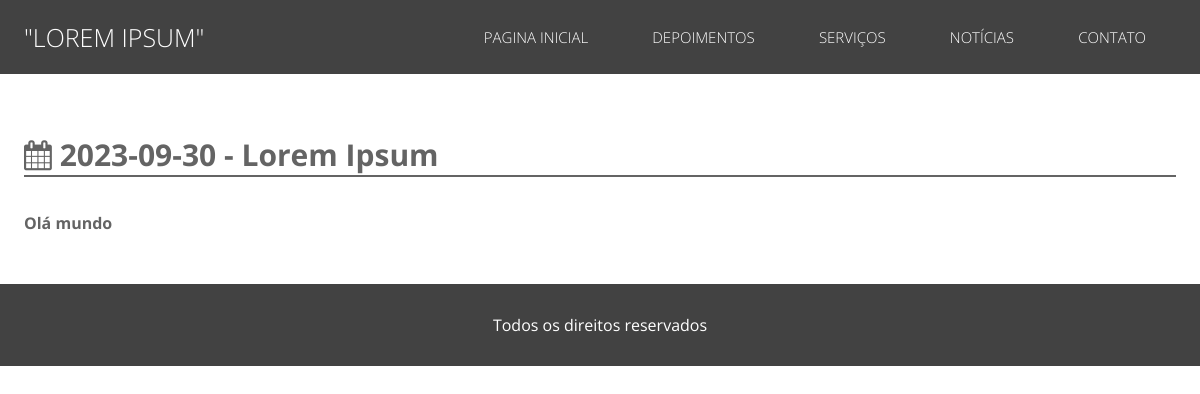
Page /noticias/Lorem Ipsum/lorem-ipsum on the committed database.
### classes/MySql.php (called while the page is built)
<?php
	class MySql{
		private static $pdo;
		public static function conectar(){
			if(self::$pdo == null){
				try{
				self::$pdo = new PDO('mysql:host='.HOST.';dbname='.DATABASE,USER,PASSWORD,array(PDO::MYSQL_ATTR_INIT_COMMAND => "SET NAMES utf8"));
				self::$pdo->setAttribute(PDO::ATTR_ERRMODE,PDO::ERRMODE_EXCEPTION);
				}catch(Exception $e){
					echo '<h2>Erro ao conectar</h2>';
				}
			}
			return self::$pdo;
		}
	}
?>

### index.php (the view, shortened to what this page needs)
<!DOCTYPE html>
<html>
<head>
	<link rel="stylesheet" href="<?php echo INCLUDE_PATH; ?>estilo/font-awesome.min.css">
	<link href="<?php echo INCLUDE_PATH; ?>estilo/style.css" rel="stylesheet" />
</head>
<body>
	<?php
		$url = isset($_GET['url']) ? $_GET['url'] : 'home';
	?>
	<header>
		<div class="center">
			<div class="logo left"><a href="<?php echo INCLUDE_PATH; ?>">"Lorem Ipsum"</a></div>
			<nav class="desktop right">
				<ul>
					<li><a title="Home" href="<?php echo INCLUDE_PATH; ?>">Pagina Inicial</a></li>
					<li><a title="Depoimentos" href="<?php echo INCLUDE_PATH; ?>depoimentos">Depoimentos</a></li>
					<li><a title="Serviços" href="<?php echo INCLUDE_PATH; ?>servicos">Serviços</a></li>
					<li><a href="<?php echo INCLUDE_PATH; ?>noticias">Notícias</a></li>
					<li><a realtime="contato" href="<?php echo INCLUDE_PATH; ?>contato">Contato</a></li>
				</ul>
			</nav>
		</div>
	</header>
	<div class="container-principal">
	<?php
		if(file_exists('pages/'.$url.'.php')){
			include('pages/'.$url.'.php');
		}else{
			if($url != 'depoimentos' && $url != 'servicos'){
				$urlPar = explode('/',$url)[0];
				if($urlPar != 'noticias'){
				$pagina404 = true;
				include('pages/404.php');
				}else{
					include('pages/noticias.php');
				}
			}else{
				include('pages/home.php');
			}
		}
	?>
	</div>
	<footer <?php if(isset($pagina404) && $pagina404 == true) echo 'class="fixed"'; ?>>
		<div class="center">
			<p>Todos os direitos reservados</p>
		</div>
	</footer>
</body>
</html>

### pages/noticia_single.php (shortened to what this page needs)
<?php
	$url = explode('/',$_GET['url']);
	$verifica_categoria = MySql::conectar()->prepare("SELECT * FROM `tb_site.categorias` WHERE slug = ?");
	$verifica_categoria->execute(array($url[1]));
	$categoria_info = $verifica_categoria->fetch();
	$post = MySql::conectar()->prepare("SELECT * FROM `tb_site.noticias` WHERE slug = ? AND categoria_id = ?");
	$post->execute(array($url[2],$categoria_info['id']));
	$post = $post->fetch();
?>
<section class="noticia-single">
	<div class="center">
	<header>
		<h1><i class="fa fa-calendar"></i> <?php echo $post['data'] ?> - <?php echo $post['titulo'] ?></h1>
	</header>
	<article>
		<?php echo $post['conteudo']; ?>
	</article>
	</div>
</section>

### estilo/style.css (style rules this page uses)
* { margin: 0; padding: 0; box-sizing: border-box; font-family: "Open Sans"; }
html,body { height: 100%; }
.center { max-width: 1280px; padding:0 2%; margin:0 auto; }
.left { float: left; }
.right { float: right; }
header { padding:20px 0; background: #424242; }
header .logo { font-size: 25px; font-weight: 300; text-transform: uppercase; }
.logo a { text-decoration: none; color: white; }
nav.desktop ul { position: relative; top:6px; list-style-type: none; }
nav.desktop li { font-weight: 300; font-size: 15px; padding:0 30px; text-transform: uppercase; display: inline-block; }
nav.desktop a { color: white; text-decoration: none; }
footer { background: #424242; padding: 30px 0; }
footer p { color: white; text-align: center; font-weight:400; font-size: 16px; }
body { overflow-x: hidden; }
section.noticia-single { padding: 40px 0; color: #646464; }
section.noticia-single header { background-color: transparent; }
section.noticia-single h1 { font-size: 30px; border-bottom: 2px solid #646464; }
section.noticia-single article { margin-top:15px; }
section.noticia-single p { margin:10px 0; }

### rows in the picture
tb_site.noticias: data "2023-09-30", titulo "Lorem Ipsum", conteudo "Olá mundo"
